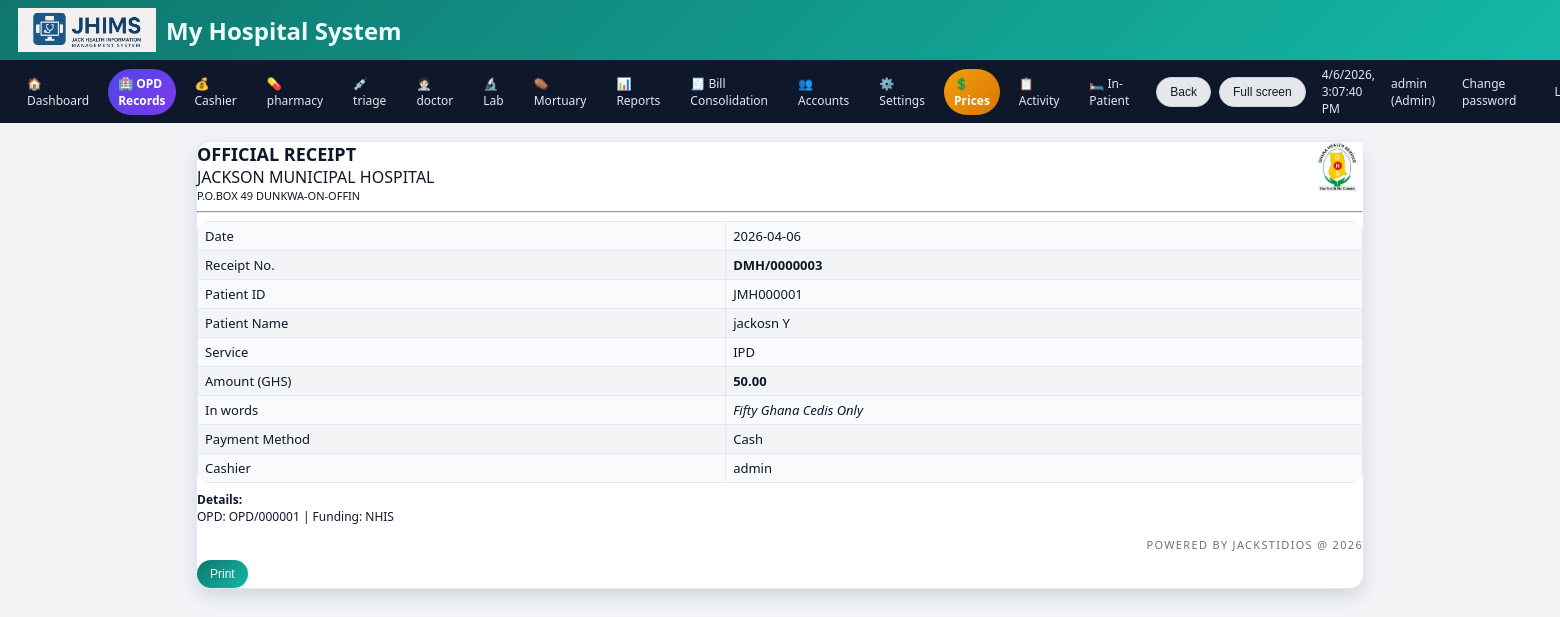
Screenshot of /receipt/3 (signed in) with the database file from the repository.
### tables this page shows
CREATE TABLE patient_records(id INTEGER PRIMARY KEY AUTOINCREMENT,date TEXT,receipt_number TEXT,patient_id TEXT,patient_name TEXT,service_received TEXT,amount_paid REAL,amount_in_words TEXT,cashier_name TEXT,payment_method TEXT,details TEXT);

### app.py (the view)
@app.route("/receipt/<int:rec_id>")
@login_required()
def receipt_view(rec_id):
    conn = get_db()
    c = conn.cursor()
    c.execute("SELECT * FROM patient_records WHERE id=?", (rec_id,))
    rec = c.fetchone()
    conn.close()
    if not rec:
        flash("Receipt not found.", "danger")
        return redirect(url_for("cashier"))
    return render_template("receipt.html", rec=rec)

### app.py (called while the page is built)
def get_db():
    conn = sqlite3.connect(DB_PATH)
    conn.row_factory = sqlite3.Row
    return conn

@app.context_processor
def inject_hospital():
    return dict(hospital=get_hospital())

def get_hospital():
    conn = get_db()
    c = conn.cursor()
    c.execute("SELECT * FROM hospital_settings LIMIT 1")
    data = c.fetchone()
    conn.close()
    return data

def login_required(role=None):
    def deco(f):
        @wraps(f)
        def wrapper(*args, **kwargs):
            if "user" not in session:
                return redirect(url_for("login"))
            if role and session.get("role") not in (role, "Admin"):
                flash("Access denied for your role.", "danger")
                return redirect(url_for("dashboard"))
            return f(*args, **kwargs)
        return wrapper
    return deco

@app.before_request
def startup():
    global _db_initialized
    if not _db_initialized:
        init_db()
        _db_initialized = True

@app.context_processor
def inject_globals():
    conn = get_db()
    c = conn.cursor()
    c.execute("SELECT name, insured_price, non_insured_price FROM lab_test_prices ORDER BY name")
    tests = c.fetchall()
    c.execute("SELECT name FROM services ORDER BY name")
    services = [r["name"] for r in c.fetchall()]
    conn.close()
    return dict(
        APP_NAME=APP_NAME,
        HOSPITAL_NAME=HOSPITAL_NAME,
        HOSPITAL_ADDRESS=HOSPITAL_ADDRESS,
        HOSPITAL_PHONE=HOSPITAL_PHONE,
        POWERED_BY=POWERED_BY,
        LAB_TESTS=tests,
        SERVICES=services,
        now=datetime.now,
    )

### templates/receipt.html (shortened to what this page needs)
{% extends "base.html" %}
{% block content %}
<div class="card">
  <div style="display:flex;justify-content:space-between;align-items:flex-start;gap:12px;">
    <div>
      <h2 style="margin:0;">OFFICIAL RECEIPT</h2>
      <div>{{ HOSPITAL_NAME }}</div>
      <div style="font-size:11px;">{{ HOSPITAL_ADDRESS }}</div>
    </div>
    <div style="text-align:right;">
      <img src="{{ url_for('static', filename='ghs_logo.png') }}" alt="GHS" style="height:50px;margin-bottom:4px;" onerror="this.style.display='none'"><br>
    </div>
  </div>
  <hr>
  <table style="width:100%;font-size:13px;">
    <tr><td>Date</td><td>{{ rec.date }}</td></tr>
    <tr><td>Receipt No.</td><td><strong>{{ rec.receipt_number }}</strong></td></tr>
    <tr><td>Patient ID</td><td>{{ rec.patient_id }}</td></tr>
    <tr><td>Patient Name</td><td>{{ rec.patient_name }}</td></tr>
    <tr><td>Service</td><td>{{ rec.service_received }}</td></tr>
    <tr><td>Amount (GHS)</td><td><strong>{{ '%.2f'|format(rec.amount_paid or 0) }}</strong></td></tr>
    <tr><td>In words</td><td><em>{{ rec.amount_in_words }}</em></td></tr>
    <tr><td>Payment Method</td><td>{{ rec.payment_method }}</td></tr>
    <tr><td>Cashier</td><td>{{ rec.cashier_name }}</td></tr>
  </table>
  {% if rec.details %}
  <p style="margin-top:8px;font-size:12px;"><strong>Details:</strong><br>{{ rec.details }}</p>
  {% endif %}
  <div class="footer-text">
    {{ POWERED_BY }}
  </div>
  <div class="no-print" style="margin-top:8px;">
    <button class="btn btn-primary" onclick="window.print()">Print</button>
  </div>
</div>
{% endblock %}

### templates/base.html (shortened to what this page needs)
<!doctype html>
<html>
  <head>
  </head>
  <body class="theme-{{ THEME|default('light') }}">
    <header>
      <img src="{{ url_for('static', filename='jhims_logo.png') }}" alt="JHIMS" onerror="this.style.display='none'">
      <div style="display:flex; align-items:center; gap:10px;">
    <div>
        <h2 style="margin:0;">
            {{ hospital.hospital_name or "My Hospital System" }}
        </h2>
    </div>
</div>
    </header>
    {% if session.get('user') %}
    <nav class="no-print">
      <a href="{{ url_for('dashboard') }}">🏠 Dashboard</a>
      {% if session.get('role') in ['Admin','Records'] %}<a href="{{ url_for('records') }}" style="background:linear-gradient(135deg,#4f46e5,#7c3aed);color:#fff;font-weight:700;border:none;">🏥 OPD Records</a>{% endif %}
      <a href="{{ url_for('cashier') }}">💰 Cashier</a>
      <a href="{{ url_for('pharmacy') }}">💊 pharmacy</a>
      <a href="{{ url_for('triage') }}">💉 triage</a>
      <a href="{{ url_for('doctor') }}">🧑🏻‍⚕️ doctor</a>
      <a href="{{ url_for('lab') }}">🔬 Lab</a>
      <a href="{{ url_for('mortuary') }}">⚰️ Mortuary</a>
      <a href="{{ url_for('reports_home') }}">📊 Reports</a>
      {% if session.get('role') in ['Admin','Cashier'] %}<a href="{{ url_for('bill_consolidation') }}">🧾 Bill Consolidation</a>{% endif %}
      {% if session.get('role') == 'Admin' %}
      <a href="{{ url_for('manage_users') }}">👥 Accounts</a>
      <a href="{{ url_for('settings') }}">⚙️ Settings</a>
      <a href="{{ url_for('admin_price_settings') }}" style="background:linear-gradient(135deg,#f59e0b,#d97706);color:#fff;font-weight:700;border:none;">💲 Prices</a>
      <a href="{{ url_for('activity_log') }}">📋 Activity</a>
      <a href="/ipd">🛏️ In-Patient</a>
      {% endif %}
      <button class="btn btn-secondary" type="button" onclick="goBack()">Back</button>
      <button class="btn btn-secondary" type="button" onclick="enterFullscreen()">Full screen</button>
      <span style="font-size:12px;margin-left:8px;" id="clock"></span>
      <span style="font-size:12px;margin-left:8px;">{{ session.get('user') }} ({{ session.get('role') }})</span>
      <a href="{{ url_for('change_password') }}" style="font-size:12px;margin-left:8px;">Change password</a>
      <a href="{{ url_for('logout') }}" style="font-size:12px;margin-left:8px;">Logout</a>
    </nav>
    {% endif %}
    <div class="container">
      {% block content %}{% endblock %}
    </div>
  </body>
</html>

### templates/base.html (style rules this page uses)
:root { --accent:#0f766e; --accent-strong:#0d9488; --accent-soft:#a7f3d0; --danger:#b91c1c; --border-soft:#e2e8f0; --bg-light:#f3f4f6; --bg-card:#ffffff; --text-main:#0f172a; --text-muted:#6b7280; }
* { box-sizing:border-box; }
body { margin:0; font-family:system-ui,-apple-system,BlinkMacSystemFont,"Segoe UI",sans-serif; }
body.theme-light { background:var(--bg-light); color:var(--text-main); }
body.theme-light header { background:linear-gradient(135deg,#0f766e,#14b8a6); color:#ecfeff; box-shadow:0 8px 20px rgba(15,118,110,.45); }
body.theme-light nav { background:#0f172a; color:#e5e7eb; }
body.theme-light .card { background:var(--bg-card); border-radius:14px; border:1px solid var(--border-soft); box-shadow:0 8px 18px rgba(148,163,184,.35); }
body.theme-light table { background:#f9fafb; }
body.theme-light tr:nth-child(even) td { background:#f3f4f6; }
header { padding:8px 18px; display:flex; align-items:center; gap:10px; }
header img { height:44px; }
nav { padding:6px 16px; display:flex; align-items:center; gap:8px; }
nav a { color:#e5e7eb; text-decoration:none; font-size:12px; padding:6px 10px; border-radius:999px; border:1px solid transparent; transition:.16s ease; }
.container { max-width:1200px; margin:18px auto 40px auto; padding:0 16px; }
.card h2 { margin-top:0; font-size:18px; }
.btn { display:inline-flex; align-items:center; justify-content:center; gap:5px; padding:7px 13px; border-radius:999px; border:none; font-size:12px; font-weight:500; cursor:pointer; white-space:nowrap; transition:.16s transform,.16s box-shadow,.16s background; }
.btn-primary { background:linear-gradient(135deg,#0f766e,#14b8a6); color:#ecfeff; }
.btn-secondary { background:#e5e7eb; color:#111827; border:1px solid #cbd5e1; }
table { width:100%; border-collapse:collapse; font-size:12px; border-radius:12px; overflow:hidden; }
th,td { border:1px solid #e5e7eb; padding:5px 7px; text-align:left; }
.footer-text { font-size:11px; color:#6b7280; margin-top:10px; text-align:right; letter-spacing:.12em; text-transform:uppercase; }

### rows the page displays
patient_records: get "admin", get "Admin", date "2026-04-06", receipt_number "DMH/0000003", patient_id "JMH000001", patient_name "jackosn Y", service_received "IPD", amount_paid "50.00", amount_in_words "Fifty Ghana Cedis Only", payment_method "Cash", cashier_name "admin", details "OPD: OPD/000001 | Funding: NHIS"

### other values shown
{{ hospital.hospital_name or "My Hospital System" }} "My Hospital System"
{{ HOSPITAL_NAME }} "JACKSON MUNICIPAL HOSPITAL"
{{ HOSPITAL_ADDRESS }} "P.O.BOX 49 DUNKWA-ON-OFFIN"
{{ POWERED_BY }} "POWERED BY JACKSTIDIOS @ 2026"
